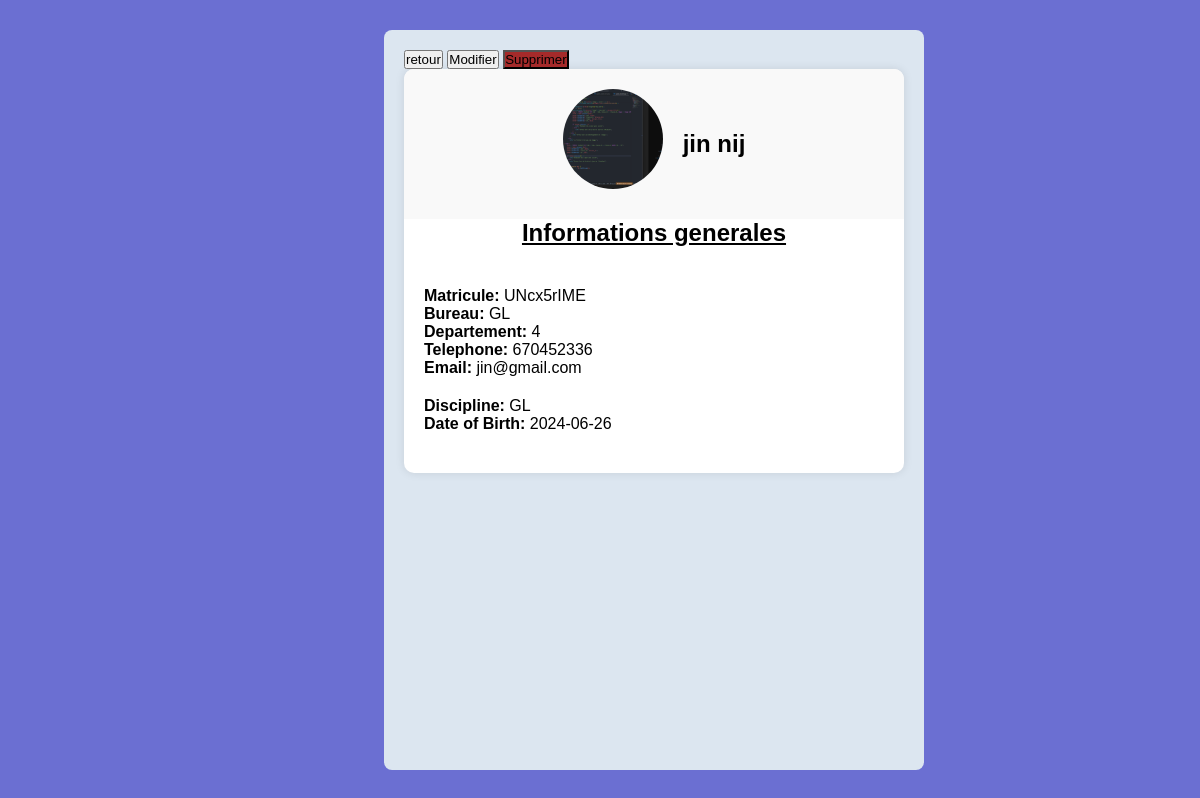
The app's page /pages/Enseignants/profile.php?id=1 (signed in) with its own data.
### tables this page shows
CREATE TABLE `enseignant` (
  `id` int(11) NOT NULL,
  `matricul` varchar(255) NOT NULL,
  `nom` varchar(255) NOT NULL,
  `prenom` varchar(255) NOT NULL,
  `date_nais` date NOT NULL,
  `telephone` varchar(255) NOT NULL,
  `email` varchar(255) NOT NULL,
  `bureau` varchar(255) NOT NULL,
  `departement` varchar(255) NOT NULL,
  `discipline` varchar(255) NOT NULL,
  `image` varchar(255) NOT NULL
);

### pages/Enseignants/profile.php (the view, shortened to what this page needs)
<?php
$dsn = 'mysql:host=localhost;dbname=campus_school';
$username = 'root';
$password = '';
try {
    $pdo = new PDO($dsn, $username, $password);
    $pdo->setAttribute(PDO::ATTR_ERRMODE, PDO::ERRMODE_EXCEPTION);
    if (isset($_GET['id'])) {
        $id = $_GET['id'];
        $sql = "SELECT * FROM enseignant WHERE id = :id";
        $stmt = $pdo->prepare($sql);
        $stmt->bindParam(':id', $id, PDO::PARAM_STR);
        $stmt->execute();
        $enseignant = $stmt->fetch(PDO::FETCH_ASSOC);
    } else {
        echo "Matricule non fourni";
        exit();
    }
} catch (PDOException $e) {
    echo 'Erreur : ' . $e->getMessage();
    exit();
}
?>
<!DOCTYPE html>
<html lang="fr">
<head>
    <link rel="stylesheet" href="style_profil.css">
</head>
<body>
    <main>
        <a href="enseignant.php"><button>retour</button></a>
        <button onclick="openModal()">Modifier</button>
        <button onclick="confirmDelete('<?php echo htmlspecialchars($enseignant['id']); ?>')" style="background-color: brown;">Supprimer</button>
        <div class="container">
        <div class="profile">
            <img src="<?php echo htmlspecialchars($enseignant['image']); ?>" alt="Profile Picture" class="profile-pic">
            <h2><?php echo htmlspecialchars($enseignant['nom']); ?> <?php echo htmlspecialchars($enseignant['prenom']); ?></h2>
        </div>
        <div class="info-section">
            <u><h2>Informations generales</h2></u>
        </div>
        <div class="student-info">
            <div class="info-section">
                <p><strong>Matricule: </strong><?php echo htmlspecialchars($enseignant['matricul']); ?></p>
                <p><strong>Bureau: </strong><?php echo htmlspecialchars($enseignant['bureau']); ?></p>
                <p><strong>Departement: </strong><?php echo htmlspecialchars($enseignant['departement']); ?></p>
                <p><strong>Telephone: </strong><?php echo htmlspecialchars($enseignant['telephone']); ?></p>
                <p><strong>Email: </strong><?php echo htmlspecialchars($enseignant['email']); ?></p>
            </div>
            <div class="info-section">
                <p><strong>Discipline: </strong><?php echo htmlspecialchars($enseignant['discipline']); ?></p>
                <p><strong>Date of Birth: </strong><?php echo htmlspecialchars($enseignant['date_nais']); ?></p>
            </div>
        </div>
    </div>
    </main>
</body>
</html>

### pages/Enseignants/style_profil.css (style rules this page uses)
:root { --primary-color: #191919; --white: #FFFFFF; --sidebar-primary: #353E47; --sidebar-primary-hover: #353E47; --sidebar-background: #070E13; --background: #F1F3FF; --text-link: #FFFFFF; --headline: #CBD1D8; --expand-button: #353E47; --logout: #FA7575; }
* { margin: 0; padding: 0; box-sizing: border-box; }
body { font-family: Arial, sans-serif; display: flex; height: 100vh; overflow: hidden; background-color: #6b6fd2; }
main { margin-top: 30px; margin-left: 32%; margin-right: 20px; padding: 20px; background-color: #dce6f0; height: calc(100vh - 60px); width: calc(75vh - 60px);; overflow-y: auto; border-radius: 0.5rem; }
.container { background-color: #fff; border-radius: 10px; box-shadow: 0 0 10px rgba(0, 0, 0, 0.1); overflow: hidden; max-width: 600px; width: 100%; display: flex; flex-direction: column; justify-content: center; align-items: center; margin-bottom: 20px; }
.profile { text-align: center; padding: 20px; background-color: #f9f9f9; width: 100%; position: relative; display: flex; justify-content: center; align-items: center; }
.profile-pic { width: 100px; height: 100px; border-radius: 50%; object-fit: cover; margin-bottom: 10px; margin-right: 20px; }
.student-info { padding: 20px; width: 100%; }
.info-section { margin-bottom: 20px; }

### records on screen
enseignant: image (picture), nom "jin", prenom "nij", matricul "UNcx5rIME", bureau "GL", departement "4", telephone "670452336", email "jin@gmail.com", discipline "GL", date_nais "2024-06-26"
